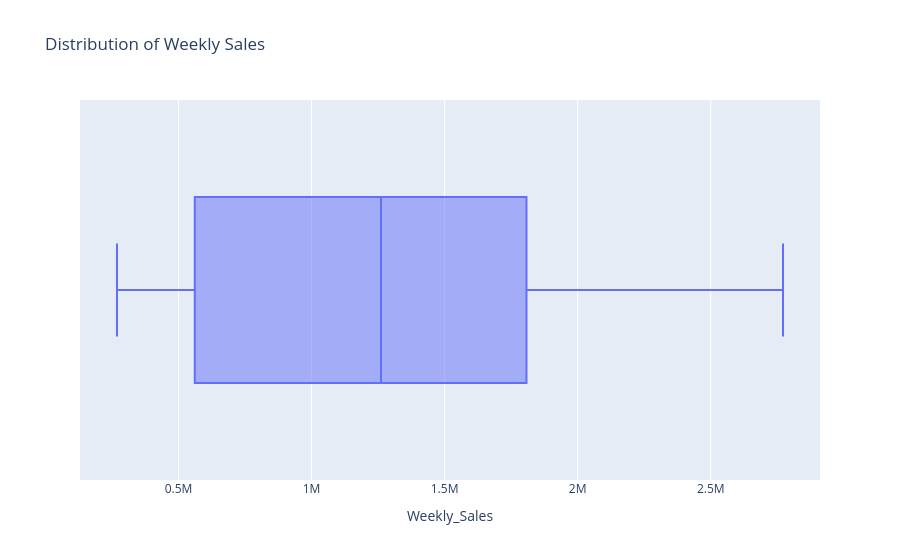

The notebook cell saved with this chart:
### Markdown cell above
The distribution of weekly sales is wide and spread over a large range of values, indicating strong variability across stores and weeks.

### Code cell
px.box(df_walmart, 
       x="Weekly_Sales", 
       title="Distribution of Weekly Sales")
